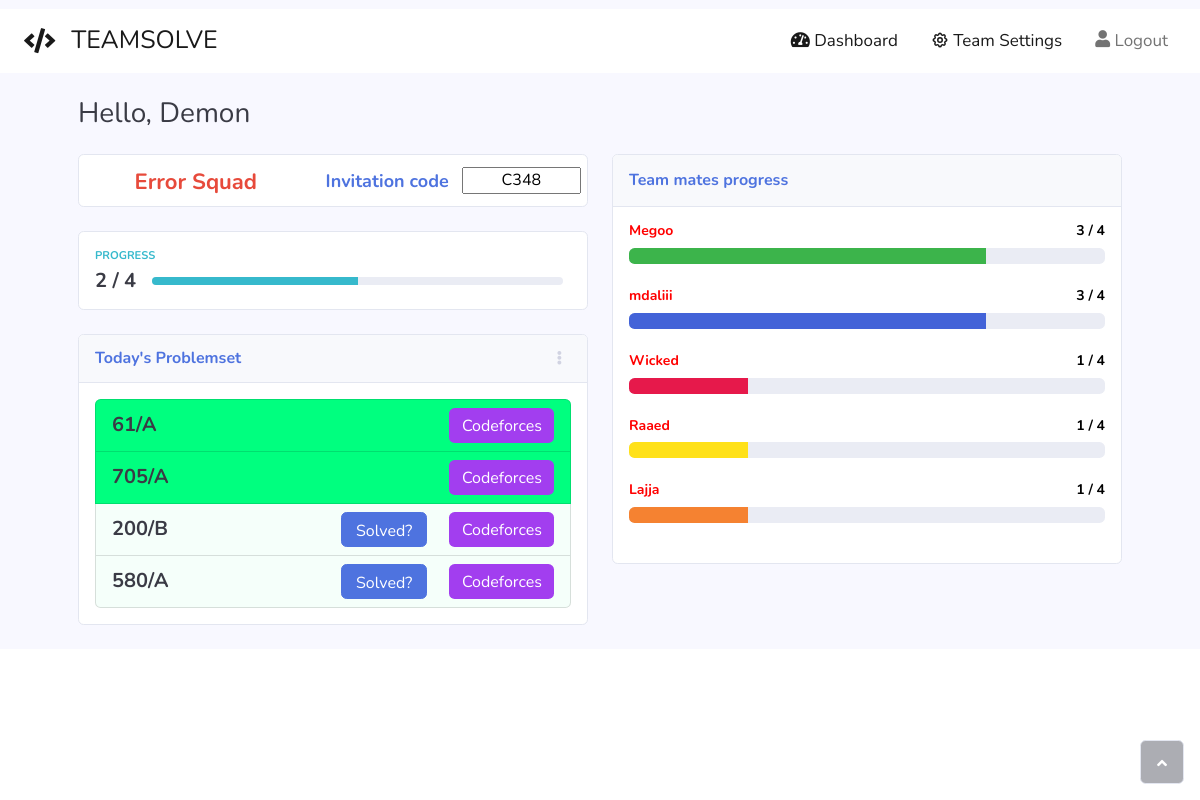
Screenshot of / (signed in) with the database file from the repository.
### website/models.py (models this page shows)
class User(db.Model, UserMixin):
    id = db.Column(db.Integer, primary_key=True)
    email = db.Column(db.String(150), unique=True)
    password = db.Column(db.String(150))
    name = db.Column(db.String(150))
    teamId = db.Column(db.Integer, db.ForeignKey('team.id'))

class Team(db.Model):
    id = db.Column(db.Integer, primary_key=True)
    name = db.Column(db.String(150))
    problemsNum = db.Column(db.Integer)
    index = db.Column(db.Integer)
    listNum = db.Column(db.Integer)
    members = db.relationship('User')

class Problem(db.Model):
    id = db.Column(db.Integer, primary_key=True)
    name = db.Column(db.String(7))
    solvers = db.relationship('User', secondary=sols, backref=db.backref('solutions', lazy='dynamic'))

### website/views.py (the view)
@views.route('/', methods=["GET", "POST"])
@login_required
def home():
    team = get_team()
    if not team:
        team = Team(name="", problemsNum=0, index=0, members=[], listNum=0, id=9999)
        return render_template("home.html", user=current_user, team=team, problemset=[], solved=[],
                               code=encrypt_id(team.id), team_mates=[], colors=[])
    sol = get_today_solved_problems_ids(current_user)
    problems = get_today_problems_list()
    team_mates = get_team_mates()
    team_mates_ind = range(len(team_mates))
    team_mates = [(team_mates[i].name, len(get_today_solved_problems_list(team_mates[i])), i) for i in team_mates_ind]
    team_mates = sorted(team_mates, key=lambda x: x[1], reverse=True)
    colors = ['#e6194b', '#3cb44b', '#ffe119', '#4363d8', '#f58231', '#911eb4', '#46f0f0', '#f032e6', '#bcf60c']
    while len(colors) < len(team_mates):
        colors += colors
    return render_template("home.html", user=current_user, team=team, problems=problems, solved=sol,
                           code=encrypt_id(team.id), team_mates=team_mates, colors=colors)

### website/__init__.py (called while the page is built)
def create_app():
    app = Flask(__name__)
    app.config['SECRET_KEY'] = 'hjshjhdjah kjshkjdhjs'
    app.config['SQLALCHEMY_DATABASE_URI'] = f'sqlite:///{DB_NAME}'
    db.init_app(app)
    from .views import views
    from .auth import auth
    app.register_blueprint(views, url_prefix='/')
    app.register_blueprint(auth, url_prefix='/')
    from .models import User, Team, Problem
    create_database(app)
    login_manager = LoginManager()
    login_manager.login_view = 'auth.login'
    login_manager.init_app(app)
    with app.app_context():
        if not Problem.query.get(int(1)):
            load_problems(app)
    @login_manager.user_loader
    def load_user(id):
        return User.query.get(int(id))
    return app

### website/auth.py (called while the page is built)
def encrypt_id(num):
    return str(hex((51 + num) * 651)[2:])[::-1].upper()

### website/views.py (called while the page is built)
def get_team():
    return Team.query.get(current_user.teamId)

def get_problems_start_id():
    return get_team().index + 1

def get_problems_number():
    return get_team().problemsNum

def get_today_problems_list():
    start = get_problems_start_id()
    end = start + get_problems_number()
    return list(Problem.query.filter(Problem.id >= start, Problem.id < end).all())

def get_today_solved_problems_list(user):
    start = get_problems_start_id()
    end = start + get_problems_number()
    return user.solutions.filter(Problem.id >= start, Problem.id < end).all()

def get_today_solved_problems_ids(user):
    return [i.id for i in get_today_solved_problems_list(user)]

def get_team_mates():
    teamMates = list(User.query.filter_by(teamId=current_user.teamId))
    teamMates.remove(current_user)
    return teamMates

### website/templates/home.html (shortened to what this page needs)
{% extends "index.html" %} {% block title %}Home{% endblock %}
{% block content %}
{% if not user.teamId %}
<div class="col text-center" style="margin: 1px;"><a class="btn btn-primary btn-sm d-none d-sm-inline-block" role="button" href="/create-team" style="padding-right: 2;padding-bottom: 2;padding-left: 2;padding-top: 2;height: 30.8px;width: 121.325px;"><i class="fas fa-plus fa-sm text-white-50"></i>&nbsp;Create Team</a><a class="btn btn-primary btn-sm d-none d-sm-inline-block" role="button" href="/join-team" style="margin: 13px;"><i class="fas fa-road fa-sm text-white-50"></i>&nbsp; Join Existing Team</a></div>
{% else %}
<div class="container-fluid">
   <div class="d-sm-flex justify-content-between align-items-center mb-4">
      <h3 class="text-dark mb-0">Hello, {{ user.name.split()[0] }} </h3>
   </div>
   <div class="row">
      <div class="col order-first">
         <div class="card">
            <div class="row align-items-center no-gutters" style="padding-top: 4px;">
               <div class="col d-md-flex justify-content-md-center"><label class="col-form-label text-danger" style="font-size: 22px;margin-left: 11px;"><strong>{{team.name}}</strong><br></label></div>
               <div class="col d-md-flex justify-content-md-center"><label class="form-label text-primary" style="font-size: 18px;margin-top: 6px; width: 130px;"><strong>Invitation code&nbsp;</strong></label><input readonly value="{{code}}"  class="d-md-flex align-items-md-center" type="text" style="text-align: center;  height: 26.6px;width: 119.4px;margin-top: 5px;margin-left: 6px;margin-bottom: 8px;margin-right: 6px;"></div>
            </div>
         </div>
         <br>
         <div class="card">
            <div class="card-body" style="padding-top: 16px;">
               <div class="row align-items-center no-gutters">
                  <div class="col me-2">
                     <div class="text-uppercase text-info fw-bold text-xs mb-1"><span>progress</span></div>
                     <div class="row g-0 align-items-center">
                        <div class="col-auto">
                           <div class="text-dark fw-bold h5 mb-0 me-3"><span>{{ solved|length }} / {{ team.problemsNum }} </span></div>
                        </div>
                        <div class="col">
                           <div class="progress progress-sm">
                              {% set my_progress = solved|length / team.problemsNum * 100 %}
                              <div class="progress-bar bg-info" aria-valuenow="{{ my_progress }}" aria-valuemin="0" aria-valuemax="100" style="width: {{ my_progress }}%;"><span class="visually-hidden">{{ my_progress }}%</span></div>
                           </div>
                        </div>
                     </div>
                  </div>
               </div>
            </div>
         </div>
         <br>
         <div class="card" style="text-align: left;">
            <div class="card-header d-flex justify-content-between align-items-center">
               <h6 class="text-primary fw-bold m-0">Today's Problemset</h6>
               <div class="dropdown no-arrow">
                  <button class="btn btn-link btn-sm dropdown-toggle" aria-expanded="false" data-bs-toggle="dropdown" type="button"><i class="fas fa-ellipsis-v text-gray-400"></i></button>
               </div>
            </div>
            <div class="card-body">
               <ul class="list-group">
                  {% for problem in problems %}
                  <li class="list-group-item" {% if problem.id in solved %} style="background-color: springgreen;" {% else %} style="background-color: mintcream;" {% endif %} >
                  <div class="row align-items-center no-gutters">
                     <div class="col me-2"><span style="font-size: 20px;font-weight: bold;font-family: Nunito, sans-serif;">{{ problem.name }}</span></div>
                     {% set url = 'https://codeforces.com/problemset/problem/' + problem.name %}
                     <div class="col-auto">
                        {% if problem.id not in solved %}
                        <button class="btn btn-primary" type="button" style="text-align: center;padding-right: 11px;margin-right: 18px;height: 35px;width: 86.125px;" onclick="window.location.href='{{ url_for( 'views.solved', num=problem.id) }}';">Solved?</button>
                        {% endif %}
                        <button  class="btn btn-primary" type="button" target='_blank'  style="text-align: center;padding-right: 11px;margin-left: 0px;height: 35px;width: 105.125px;margin-right: 0px;background: rgb(162,62,239);color: var(--bs-body-bg);border-style: none;border-color: var(--bs-blue);" onclick= "window.open('{{url}}','_blank');return false;">Codeforces</button>
                     </div>
                  </div>
                  </li>
                  {% endfor %}
               </ul>
            </div>
         </div>
         <br>
      </div>
      <div class="col">
         <div class="card">
            <div class="card-header py-3">
               <h6 class="text-primary fw-bold m-0">Team mates progress</h6>
            </div>
            <div class="card-body">
               {% for name, num, i in team_mates %}
               {% set m = team_mates[i] %}
               <h4 class="small fw-bold" style="color: red">{{ name }}<span class="float-end" style="color: black">{{ num }} / {{ team.problemsNum }}</span></h4>
               <div class="progress progress mb-4">
                  <div class="progress-bar bg-gradient-primary"  aria-valuenow="{{num / team.problemsNum * 100 }}" aria-valuemin="0" aria-valuemax="100" style=" background: {{ colors[i] }}; width: {{ num / team.problemsNum * 100 }}%;"><span class="visually-hidden">{{ num / team.problemsNum }}%</span></div>
               </div>
               {% endfor %}
            </div>
         </div>
      </div>
   </div>
</div>
{% endif %}
{% endblock %}

### rows the page displays
User: name "Demon"
Team: name "Error Squad", problemsNum "4"
Problem: name "61/A"
Problem: name "705/A"
Problem: name "200/B"
Problem: name "580/A"
User: name "Megoo", id "3"
User: name "mdaliii", num "3"
User: name "Wicked", teamId "1"
User: name "Raaed", teamId "1"
User: name "Lajja", teamId "1"

### other values shown
{{ solved|length }} "2"
